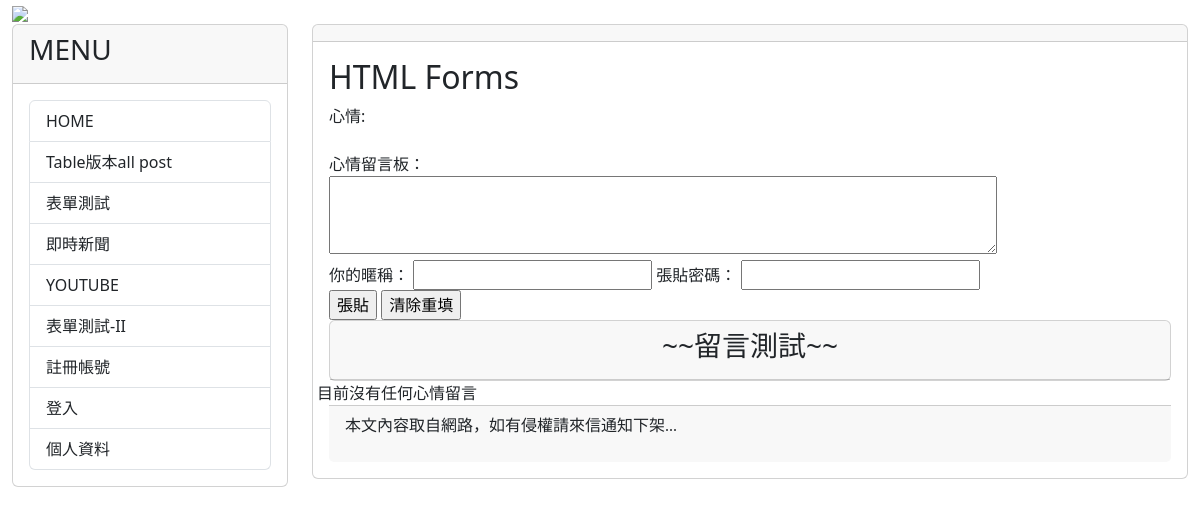
The page /test/ on the database as committed earlier.
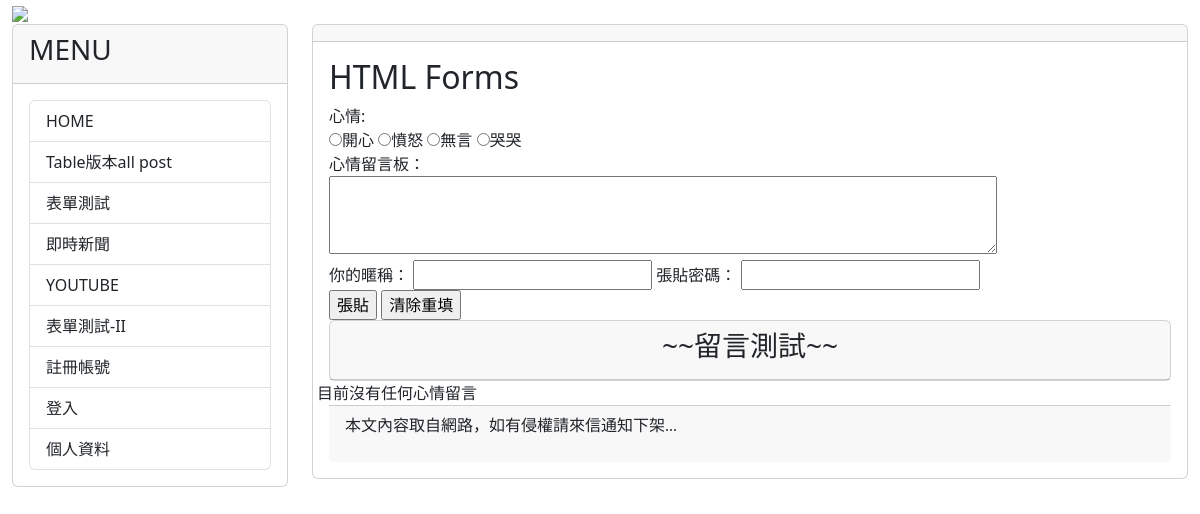
The same page on the database as committed later.
### mytest/models.py (models this page shows, shortened)
class Mood(models.Model):
    status = models.CharField(max_length=10, null=False)

### mytest/views.py (the view, shortened to what this page needs)
# urls.py: path('test/', testv.index, name="test-new"),
def index(request):
    posts = Post.objects.filter(enabled=True).order_by('-pub_time')[:30]
    moods = Mood.objects.all()
    if request.method == 'GET':
        return render(request, 'myform.html', locals())
    else:
        message = 'post/get 出現錯誤'
        return render(request, 'myform.html', locals())

### mytest/templates/myform.html (shortened to what this page needs)
{% extends "base2.html" %}
{% block content %}
<h2>HTML Forms</h2>
<form action="" method="post">
  <label for="title">心情:</label><br>
  {% for m in moods %}
  <input type='radio' name='mood' value='{{ m.status }}'>{{ m.status }}</input>
  {% endfor %}
  <br>
  心情留言板：<br/>
  <textarea name='user_post' rows=3 cols=70></textarea>
  <br/>
  <label for='user_id'>你的暱稱：</label>
  <input id='user_id' type='text' name='user_id'>
  <label for='user_pass'>張貼密碼：</label>
  <input id='user_pass' type='password' name='user_pass'><br/>
  <input type='submit' value='張貼'>
  <input type='reset' value='清除重填'>
</form>
<div class='row'>
  <div class='col-md-12'>
      <div class='card'>
          <div class='card-header' align=center>
          <h3>~~留言測試~~</h3>
      </div>
  </div>
</div>
<div class="row">
  {% for p in posts %}
   <div class="col-sm-12 col-md-4">
      <div class='card'>
          <div class='card-header text-white bg-primary'>【{{ p.nickname }}】覺得{{ p.mood }}</div>
          <div class='card-body'>{{ p.message | linebreaks }}</div>
          <div class='card-footer' align='right'>
              <i><small>{{ p.pub_time }}</small></i>
              <i class="bi bi-trash"  onclick='go_delete({{p.id}})'></i>
          </div>
      </div>
  </div>
  {% empty %}
      目前沒有任何心情留言
  {% endfor %}
</div>
{% endblock content %}

### templates/base2.html (shortened to what this page needs)
<!DOCTYPE html>
<html>
    <head>
        <link href="https://cdn.jsdelivr.net/npm/bootstrap@5.3.2/dist/css/bootstrap.min.css" rel="stylesheet">
        <link rel="stylesheet" href="https://cdn.jsdelivr.net/npm/bootstrap-icons@1.11.2/font/bootstrap-icons.min.css">
    </head>
    <body>
        <div class="container-fluid">
            {% include 'header.html' %}
            <div class="row">
                <div class="col-sm-3 col-md-3">
                    <div class="card">
                        <div class="card-header">
                            <h3>MENU</h3>
                        </div>
                        <div class="card-body">
                            <div class="list-group">
                                <a href="/" class="list-group-item">HOME</a>
                                <a href="{% url 'show-all-posts' %}" class="list-group-item">Table版本all post</a>
                                <a href="{% url 'post-new' %}" class="list-group-item">表單測試</a>
                                <a href="https://google.com/news" class="list-group-item">即時新聞</a>
                                <a href="https://www.youtube.com" class="list-group-item">YOUTUBE</a>
                                <a href="{% url 'test-new' %}" class="list-group-item">表單測試-II</a>
                                <a href="register/" class="list-group-item">註冊帳號</a>
                                <a href="{% url 'login' %}" class="list-group-item">登入</a>
                                <a href="/profile/"  class="list-group-item">個人資料</a>
                            </div>
                        </div>
                    </div>
                </div>
                <div class="col-sm-9 col-md-9">
                    <div class="card">
                        <div class="card-header">
                        </div>
                        <div class="card-body">
                            {% block content %} {% endblock %}
                        </div>
                        <div class="card-footer">
                            {% include 'footer.html' %}
                        </div>
                    </div>
                </div>
            </div>
        </div>
    </body>
</html>

### templates/header.html (shortened to what this page needs)
{% load static %}
<div class='well'>
    <img src="{% static "images/OIG.jfif" %}" height="100">
</div>

### templates/footer.html
{% block footer %}
    {% if now %}
    <p style='font-family:微軟正黑體;'>現在時刻：{{ now }}</p>
    {% else %}
    <p style='font-family:微軟正黑體;'>本文內容取自網路，如有侵權請來信通知下架...</p>
    {% endif %}
{% endblock %}

Rows that differ between the two databases and show on the page:
added Mood: status "開心"
added Mood: status "憤怒"
added Mood: status "無言"
added Mood: status "哭哭"
